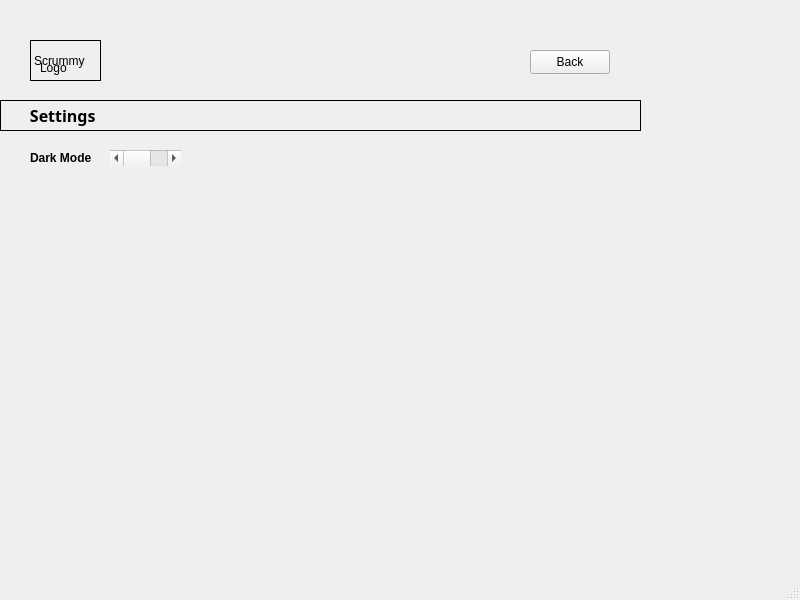
<?xml version="1.0" encoding="UTF-8"?>
<ui version="4.0">
 <class>Settings</class>
 <widget class="QMainWindow" name="Settings">
  <property name="geometry">
   <rect>
    <x>0</x>
    <y>0</y>
    <width>800</width>
    <height>600</height>
   </rect>
  </property>
  <property name="windowTitle">
   <string>MainWindow</string>
  </property>
  <widget class="QWidget" name="centralwidget">
   <widget class="QLabel" name="label">
    <property name="geometry">
     <rect>
      <x>30</x>
      <y>40</y>
      <width>71</width>
      <height>41</height>
     </rect>
    </property>
    <property name="frameShape">
     <enum>QFrame::Box</enum>
    </property>
    <property name="frameShadow">
     <enum>QFrame::Plain</enum>
    </property>
    <property name="text">
     <string>Scrummy</string>
    </property>
   </widget>
   <widget class="QLabel" name="label_2">
    <property name="geometry">
     <rect>
      <x>0</x>
      <y>100</y>
      <width>641</width>
      <height>31</height>
     </rect>
    </property>
    <property name="font">
     <font>
      <family>Tw Cen MT Condensed Extra Bold</family>
      <pointsize>12</pointsize>
      <bold>true</bold>
     </font>
    </property>
    <property name="frameShape">
     <enum>QFrame::Box</enum>
    </property>
    <property name="frameShadow">
     <enum>QFrame::Plain</enum>
    </property>
    <property name="lineWidth">
     <number>1</number>
    </property>
    <property name="text">
     <string>      Settings</string>
    </property>
    <property name="textFormat">
     <enum>Qt::PlainText</enum>
    </property>
   </widget>
   <widget class="QScrollBar" name="DarkMode">
    <property name="geometry">
     <rect>
      <x>110</x>
      <y>150</y>
      <width>71</width>
      <height>16</height>
     </rect>
    </property>
    <property name="font">
     <font>
      <bold>true</bold>
      <stylestrategy>PreferDefault</stylestrategy>
     </font>
    </property>
    <property name="mouseTracking">
     <bool>false</bool>
    </property>
    <property name="focusPolicy">
     <enum>Qt::NoFocus</enum>
    </property>
    <property name="orientation">
     <enum>Qt::Horizontal</enum>
    </property>
   </widget>
   <widget class="QLabel" name="label_3">
    <property name="geometry">
     <rect>
      <x>30</x>
      <y>150</y>
      <width>71</width>
      <height>16</height>
     </rect>
    </property>
    <property name="font">
     <font>
      <bold>true</bold>
     </font>
    </property>
    <property name="text">
     <string>Dark Mode</string>
    </property>
   </widget>
   <widget class="QLabel" name="label_5">
    <property name="geometry">
     <rect>
      <x>40</x>
      <y>60</y>
      <width>49</width>
      <height>16</height>
     </rect>
    </property>
    <property name="frameShape">
     <enum>QFrame::NoFrame</enum>
    </property>
    <property name="text">
     <string>Logo</string>
    </property>
   </widget>
   <widget class="QPushButton" name="backButton">
    <property name="geometry">
     <rect>
      <x>530</x>
      <y>50</y>
      <width>80</width>
      <height>24</height>
     </rect>
    </property>
    <property name="text">
     <string>Back</string>
    </property>
   </widget>
  </widget>
  <widget class="QMenuBar" name="menubar">
   <property name="geometry">
    <rect>
     <x>0</x>
     <y>0</y>
     <width>800</width>
     <height>22</height>
    </rect>
   </property>
  </widget>
  <widget class="QStatusBar" name="statusbar"/>
 </widget>
 <resources/>
 <connections/>
</ui>
